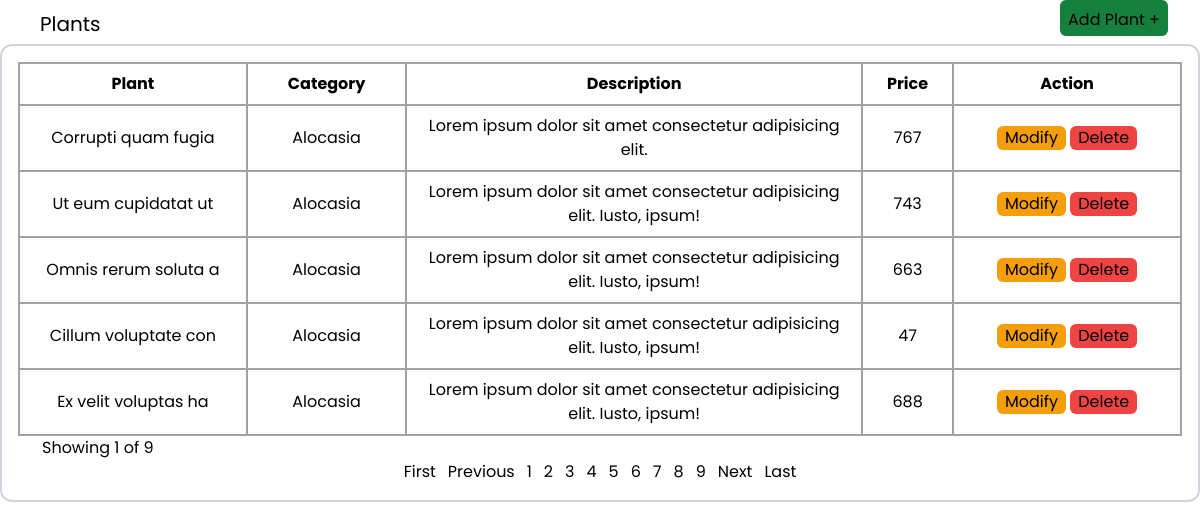
Page /src/pages/plants.php on the committed database.
### tables this page shows
CREATE TABLE `plants` (
  `plantId` int(11) NOT NULL,
  `plantName` varchar(50) NOT NULL,
  `plantDesc` varchar(300) NOT NULL,
  `plantImage` varchar(200) NOT NULL,
  `plantPrice` int(11) NOT NULL,
  `categoryId` int(11) NOT NULL
);

CREATE TABLE `categories` (
  `categoryId` int(11) NOT NULL,
  `categoryName` varchar(50) NOT NULL
);

### src/includes/conn.php (called while the page is built, shortened)
<?php
class Connection
{
    private static $instance;
    private $host = "localhost";
    private $user = "root";
    private $password = "";
    private $database = "opep2";
    private $conn;
    public function __construct()
    {
        try {
            $dbh = "mysql:host={$this->host};dbname={$this->database}";
            $this->conn = new PDO($dbh, $this->user, $this->password);
            $this->conn->setAttribute(PDO::ATTR_ERRMODE, PDO::ERRMODE_EXCEPTION);
        } catch (PDOException $e) {
            echo "Connection failed: " . $e->getMessage();
        }
    }
    public static function getInstance()
    {
        if (!self::$instance) {
            self::$instance = new Connection();
        }
        return self::$instance;
    }
    public function getConnection()
    {
        return $this->conn;
    }
}

### src/includes/pages.php (called while the page is built, shortened)
<?php
require_once('conn.php');
class Pages
{
    private $conn;
    private $start;
    private $rows;
    private $pages;
    public function getStart()
    {
        return $this->start;
    }
    public function getRows()
    {
        return $this->rows;
    }
    public function getPages()
    {
        return $this->pages;
    }
    public function __construct(){
        $this->conn = Connection::getInstance()->getConnection();
    }
    public function getPagesDetails($start, $rows_per_page, $tablename, $args)
    {
        try {
            $stmt = $this->conn->prepare("SELECT * FROM $tablename $args");
            $stmt->execute();
            $rows = $stmt->rowCount();
            $this->rows = $stmt->rowCount();
            $this->start = $start;
            $this->pages = ceil($rows / $rows_per_page);
        } catch (PDOException $e) {
            echo "Database error : " . $e->getMessage();
        }
    }
}

### src/includes/PlantDAO.php (called while the page is built, shortened)
<?php
require_once 'conn.php';
require_once 'Plant.php';
class PlantDAO
{
    private $db;
    public function __construct()
    {
        $this->db = Connection::getInstance()->getConnection();
    }
    public function getPlantsPage($start, $rows_per_page)
    {
        $stmt = $this->db->prepare("SELECT * FROM plants JOIN categories ON plants.categoryId = categories.categoryId LIMIT ?,?");
        $stmt->bindParam(1, $start, PDO::PARAM_INT);
        $stmt->bindParam(2, $rows_per_page, PDO::PARAM_INT);
        $stmt->execute();
        $Plants = array();
        while ($row = $stmt->fetch(PDO::FETCH_ASSOC)) {
            $this->Plant = new Plant();
            $this->Plant->setId($row['plantId']);
            $this->Plant->setName($row['plantName']);
            $this->Plant->setDesc($row['plantDesc']);
            $this->Plant->setImage($row['plantImage']);
            $this->Plant->setPrice($row['plantPrice']);
            $this->Plant->setCategory($row['categoryName']);
            array_push($Plants, $this->Plant);
        }
        return $Plants;
    }
}

### src/includes/Plant.php (called while the page is built, shortened)
<?php
class Plant
{
    private $Id;
    private $Name;
    private $Desc;
    private $Price;
    private $Category;
    public function getId()
    {
        return $this->Id;
    }
    public function getName()
    {
        return $this->Name;
    }
    public function getDesc()
    {
        return $this->Desc;
    }
    public function getPrice()
    {
        return $this->Price;
    }
    public function getCategory()
    {
        return $this->Category;
    }
    public function setId($id)
    {
        $this->Id = $id;
    }
    public function setName($name)
    {
        $this->Name = $name;
    }
    public function setDesc($desc)
    {
        $this->Desc = $desc;
    }
    public function setPrice($price)
    {
        $this->Price = $price;
    }
    public function setCategory($category)
    {
        $this->Category = $category;
    }
}

### src/pages/plants.php (the view, shortened to what this page needs)
<?php
require_once '../includes/pages.php';
require_once '../includes/PlantDAO.php';
$allPages = new Pages();
$plant = new PlantDAO();
?>
<!DOCTYPE html>
<html lang="en">
<head>
</head>
<body>
    <div class="flex flex-col justify-end items-start h-[100vh]">
        <div class="flex justify-between items-center w-full md:px-8">
            <p class="border-gray-300 rounded-t-lg p-2 pb-1 text-xl">Plants</p>
            <button onclick="openPopup()" class="p-2 pb-1 bg-green-700 mb-2 rounded-md">Add Plant +</button>
        </div>
        <div class="border-2 border-gray-300 rounded-xl h-[90vh] flex">
            <div id="clients" class="flex flex-col justify-between w-full p-4 overflow-x-scroll">
                <?php
                $rows_per_page = 5;
                $start = $allPages->getStart();
                $rows = $allPages->getRows();
                $pages = $allPages->getPages();
                if ($rows > 0) {
                    $plants = $plant->getPlantsPage($start, $rows_per_page);
                    echo '
        <table class="table-auto md:table-fixed w-full ">
            <thead class="border">
                <tr class="border-2">
                    <th class="w-[20%] p-1 md:px-4 md:py-2 border-2 border-[#A3A3A3] text-xs md:text-base">Plant</th>
                    <th class="w-[14%] p-1 md:px-4 md:py-2 border-2 border-[#A3A3A3] text-xs md:text-base">Category</th>
                    <th class="w-[40%] p-1 md:px-4 md:py-2 border-2 border-[#A3A3A3] text-xs md:text-base">Description</th>
                    <th class="w-[8%] p-1 md:px-4 md:py-2 border-2 border-[#A3A3A3] text-xs md:text-base">Price</th>
                    <th class="w-[20%] p-1 md:px-4 md:py-2 border-2 border-[#A3A3A3] text-xs md:text-base">Action</th>
                </tr>
            </thead>
            <tbody>';
                    foreach ($plants as $plant1) {
                ?>
                        <tr>
                            <td id="plantName<?= $plant1->getId() ?>" class="p-1 md:px-4 md:py-2 border-2 border-[#A3A3A3] text-xs md:text-base text-center"><?= $plant1->getName() ?></td>
                            <td id="plantCategory<?= $plant1->getId() ?>" class="p-1 md:px-4 md:py-2 border-2 border-[#A3A3A3] text-xs md:text-base text-center"><?= $plant1->getCategory() ?></td>
                            <td id="plantDesc<?= $plant1->getId() ?>" class="p-1 md:px-4 md:py-2 border-2 border-[#A3A3A3] text-xs md:text-base text-center"><?= $plant1->getDesc() ?></td>
                            <td id="plantPrice<?= $plant1->getId() ?>" class="p-1 md:px-4 md:py-2 border-2 border-[#A3A3A3] text-xs md:text-base text-center"><?= $plant1->getPrice() ?></td>
                            <td class="p-1 md:px-4 md:py-2 border-2 border-[#A3A3A3] text-xs md:text-base text-center">
                                <button onclick="showPlantDetails(<?= $plant1->getId() ?>)" class="px-2 mb-2 rounded-md bg-amber-500 md:mb-0"> Modify </button>
                                <form method="post" class="inline">
                                    <input type="submit" name="delete" class="px-2 cursor-pointer rounded-md bg-red-500" value="Delete">
                                </form>
                            </td>
                        </tr>
                    <?php } ?>
                    </tbody>
                    </table>
                <?php
                } else {
                    echo 'No categories in database';
                }
                ?>
                <div>
                    <div class="pl-6">
                        <?php
                        if (!isset($_GET['page'])) {
                            $page = 1;
                        } else {
                            $page = $_GET['page'];
                        }
                        ?>
                        Showing <?= $page ?> of <?= $pages ?>
                    </div>
                    <div class="flex flex-row justify-center items-center gap-3">
                        <a href="?page=1">First</a>
                        <?php if (isset($_GET['page']) && $_GET['page'] > 1) { ?>
                            <a href="?page=<?= $_GET['page'] - 1 ?>">Previous</a>
                        <?php } else { ?>
                            <a class="cursor-pointer">Previous</a>
                        <?php } ?>
                        <?php
                        for ($i = 1; $i <= $pages; $i++) {
                        ?>
                            <a href="?page=<?= $i ?>" class=""><?= $i ?></a>
                        <?php
                        }
                        ?>
                        <?php
                        if (!isset($_GET['page'])) {
                            if ($pages == 1) {
                        ?>
                                <a class="cursor-pointer">Next</a>
                            <?php } else { ?>
                                <a href="?page=2">Next</a>
                            <?php } ?>
                        <?php } elseif ($_GET['page'] >= $pages) { ?>
                            <a class="cursor-pointer">Next</a>
                        <?php } else { ?>
                            <a href="?page=<?= $_GET['page'] + 1 ?>">Next</a>
                        <?php }
                        ?>
                        <a href="?page=<?= $pages ?>">Last</a>
                    </div>
                </div>
            </div>
        </div>
    </div>
</body>
</html>

### rows in the picture
plants: plantName "Corrupti quam fugia", categoryId.categoryName "Alocasia", plantDesc "Lorem ipsum dolor sit amet consectetur adipisicing elit.", plantPrice "767"
plants: plantName "Ut eum cupidatat ut", categoryId.categoryName "Alocasia", plantDesc "Lorem ipsum dolor sit amet consectetur adipisicing elit. Iusto, ipsum!", plantPrice "743"
plants: plantName "Omnis rerum soluta a", categoryId.categoryName "Alocasia", plantDesc "Lorem ipsum dolor sit amet consectetur adipisicing elit. Iusto, ipsum!", plantPrice "663"
plants: plantName "Cillum voluptate con", categoryId.categoryName "Alocasia", plantDesc "Lorem ipsum dolor sit amet consectetur adipisicing elit. Iusto, ipsum!", plantPrice "47"
plants: plantName "Ex velit voluptas ha", categoryId.categoryName "Alocasia", plantDesc "Lorem ipsum dolor sit amet consectetur adipisicing elit. Iusto, ipsum!", plantPrice "688"

### other values in the picture
$page "1"
$pages "9"
